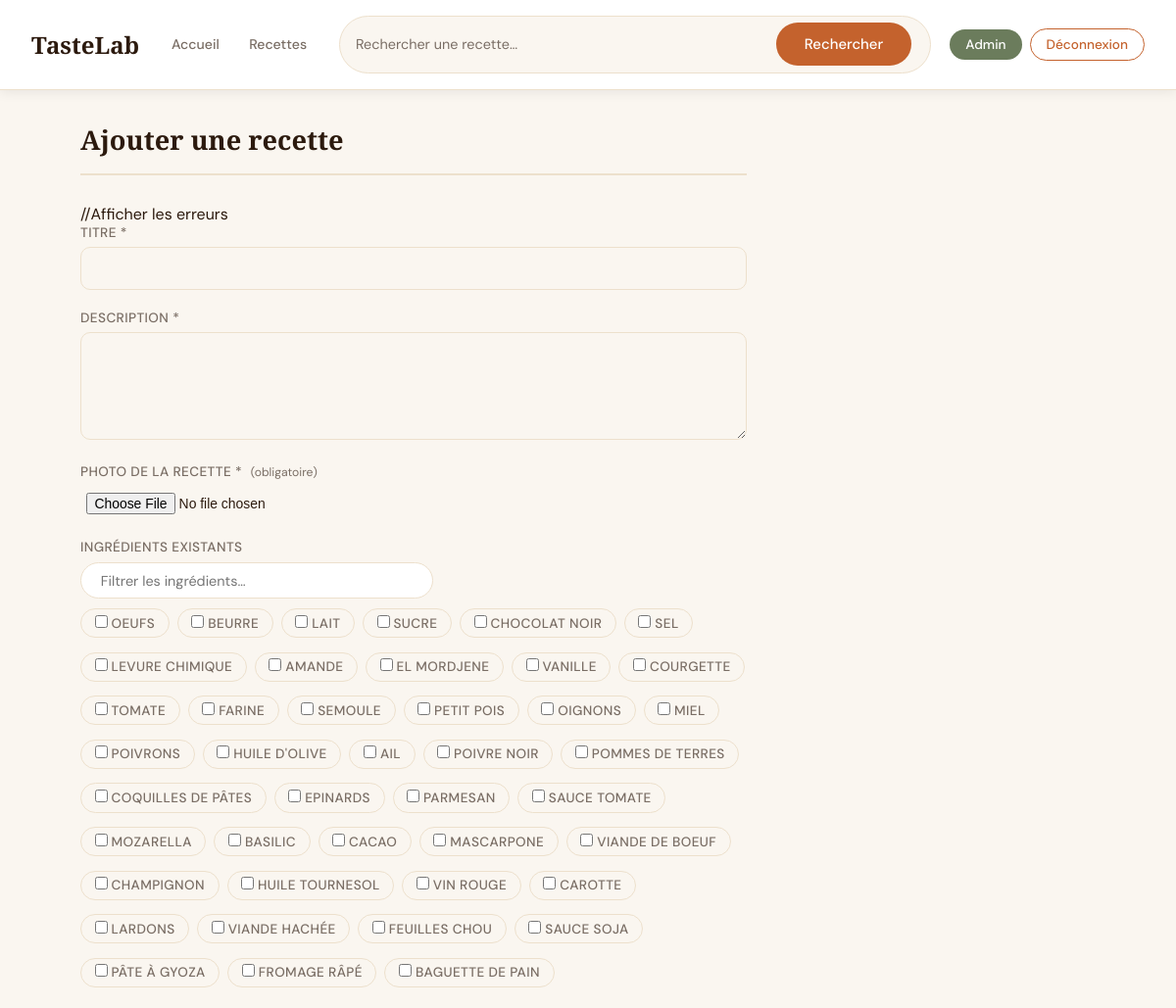
/admin/ajouter_recette.php (signed in, upper part), run on an earlier commit of the app's database.
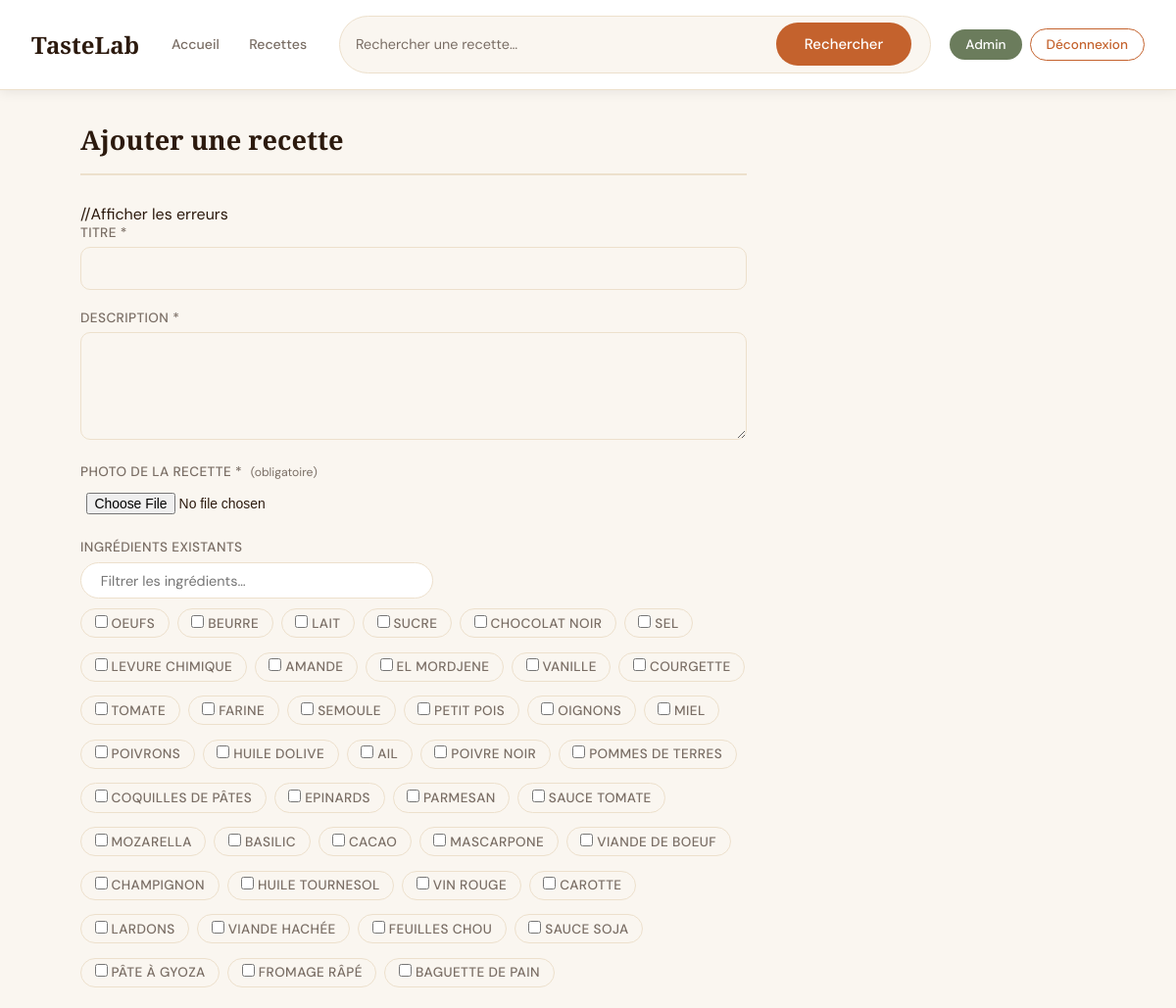
And on a later commit of the database.
### tables this page shows
CREATE TABLE `ingredients` (
  `id` int(10) UNSIGNED NOT NULL,
  `nom` varchar(100) NOT NULL,
  `image` varchar(255) NOT NULL DEFAULT 'default_ingredient.jpg'
);

### classes/Ingredient.php (called while the page is built, shortened)
<?php
class Ingredient {
    private $pdo;
    public function __construct($pdo){
        $this->pdo=$pdo;
    }
    public function getAll(){
        $sql="SELECT * FROM ingredients";
        $st=$this->pdo->prepare($sql);
        $st->execute();
        return $st->fetchAll(PDO::FETCH_OBJ);
    }
}

### admin/ajouter_recette.php (the view, shortened to what this page needs)
<?php
require_once("../classes/Recette.php");
require_once("../classes/Ingredient.php");
$pdo           = getPDO();
$ingredientObj = new Ingredient($pdo);
$ingredients = $ingredientObj->getAll();
?>
<?php require("../includes/header.php"); ?>
<section class="admin-form">
    <h1>Ajouter une recette</h1>
//Afficher les erreurs
    <form action="ajouter_recette.php" method="POST"
          enctype="multipart/form-data" id="form-ajouter">
        <div class="form-group">
            <label for="titre">Titre *</label>
            <input type="text" name="titre" id="titre"
                value="<?= isset($_POST['titre']) ? htmlspecialchars($_POST['titre']) : '' ?>">
        </div>
        <div class="form-group">
            <label for="description">Description *</label>
            <textarea name="description" id="description"><?= isset($_POST['description']) ? htmlspecialchars($_POST['description']) : '' ?></textarea>
        </div>
        <div class="form-group">
            <label for="photo">
                Photo de la recette *
                <span class="label-hint">(obligatoire)</span>
            </label>
            <input type="file" name="photo" id="photo" accept="image/*">
        </div>
        <div class="form-group">
            <label>Ingrédients existants</label>
            <div class="filtre-wrap">
                <input type="text" id="filtre-ingredients"
                       placeholder=" Filtrer les ingrédients…" autocomplete="off">
            </div>
            <div class="checkboxes" id="liste-ingredients">
                <?php foreach ($ingredients as $i): ?>
                    <label class="checkbox-item"
                           data-nom="<?= strtolower(htmlspecialchars($i->nom)) ?>">
                        <input type="checkbox" name="ingredients[]" value="<?= $i->id ?>"
                               <?= (isset($_POST['ingredients']) && in_array($i->id, $_POST['ingredients'])) ? 'checked' : '' ?>>
                        <?= htmlspecialchars($i->nom) ?>
                    </label>
                <?php endforeach; ?>
            </div>
        </div>
    </form>
</section>
<?php require("../includes/footer.php"); ?>

What changed in the data, as far as the page shows it:
changed ingredients: nom "HUILE D'OLIVE" → "HUILE DOLIVE"
